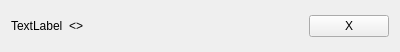
<?xml version="1.0" encoding="UTF-8"?>
<ui version="4.0">
 <class>Form</class>
 <widget class="QWidget" name="Form">
  <property name="geometry">
   <rect>
    <x>0</x>
    <y>0</y>
    <width>400</width>
    <height>52</height>
   </rect>
  </property>
  <property name="windowTitle">
   <string>Form</string>
  </property>
  <layout class="QHBoxLayout" name="horizontalLayout_2">
   <item>
    <layout class="QHBoxLayout" name="horizontalLayout">
     <item>
      <widget class="QLabel" name="label">
       <property name="text">
        <string>TextLabel</string>
       </property>
      </widget>
     </item>
     <item>
      <widget class="QLabel" name="label_2">
       <property name="text">
        <string>&lt;&gt;</string>
       </property>
      </widget>
     </item>
     <item>
      <spacer name="horizontalSpacer">
       <property name="orientation">
        <enum>Qt::Horizontal</enum>
       </property>
       <property name="sizeHint" stdset="0">
        <size>
         <width>40</width>
         <height>20</height>
        </size>
       </property>
      </spacer>
     </item>
    </layout>
   </item>
   <item>
    <widget class="QPushButton" name="pushButton">
     <property name="text">
      <string>X</string>
     </property>
    </widget>
   </item>
  </layout>
 </widget>
 <resources/>
 <connections/>
</ui>
